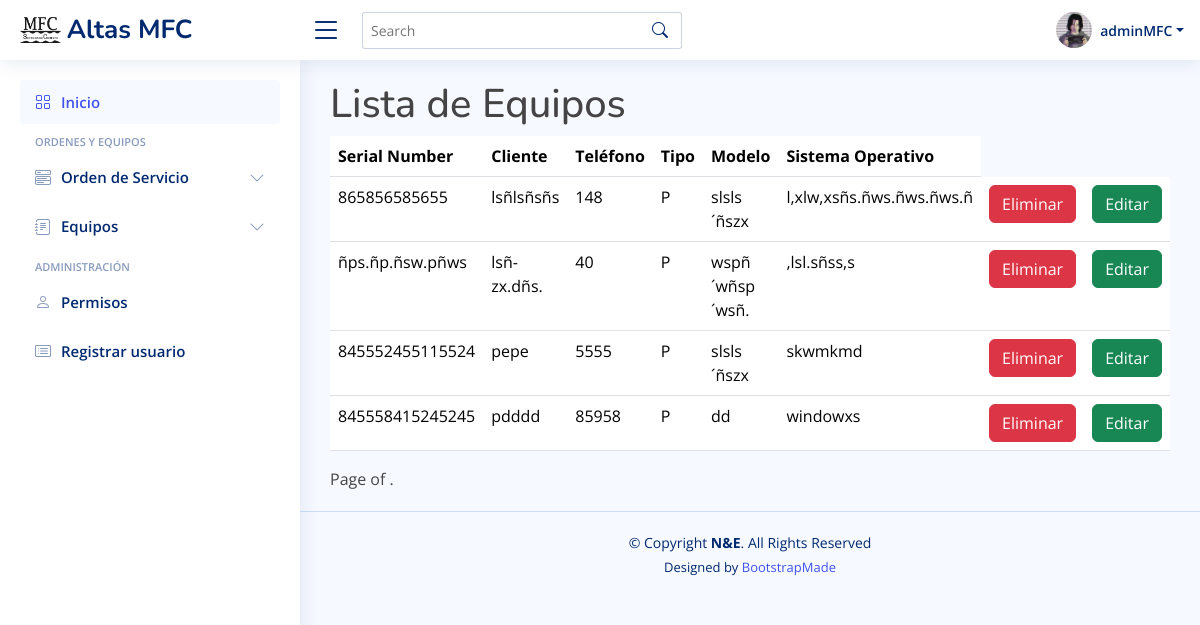
The page /equipos/ (signed in) on the database as committed earlier.
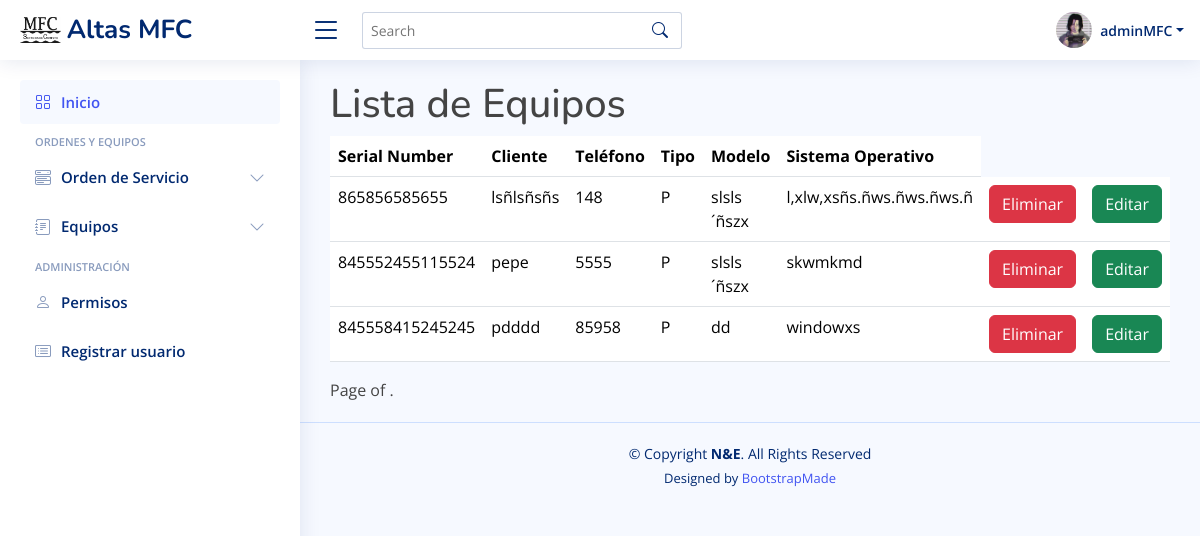
The same page on the database as committed later.
### inicio/models.py (models this page shows, shortened)
class Equipo (models.Model):
    cliente_equipo = models.TextField(max_length=50, null=False)
    telefono_cliente = models.IntegerField(null=False)
    tipo = [
        ('E', 'Escritorio-CPU'),
        ('P', 'Portatil'),
        ('A', 'AIO'),
        ('I', 'Impresora'),
        ('M', 'Multifuncional'),
        ('T', 'Tablet')
    ]
    tipo_equipo = models.TextField(max_length=1, choices=tipo, default='P')
    marca_equipo = models.TextField(max_length=30, null=False)
    modelo_equipo = models.TextField(max_length=30, null=False)
    serial_number = models.TextField(
        max_length=15, null=False, blank=False, unique=True)
    accesorios_equipo = models.TextField(max_length=100, null=True)
    contraseña_equipo = models.TextField(max_length=30, null=True)
    sistema_operativo = models.TextField(max_length=30, null=False)

### inicio/views.py (the view)
# urls.py: path('equipos/', views.lista_equipos, name='Equipos'),
@login_required
def lista_equipos(request):
    context = {
        'equipo': Equipo.objects.all()
    }
    return render(request, 'equipos/lista_equipos.html', context)

### inicio/templates/equipos/lista_equipos.html (shortened to what this page needs)
{% extends 'base.html' %}
{% block contenido %}
<h1>Lista de Equipos</h1>
    <table class="table">
        <thead>
            <tr>
                <th>Serial Number</th>
                <th>Cliente</th>
                <th>Teléfono</th>
                <th>Tipo</th>
                <th>Modelo</th>
                <th>Sistema Operativo</th>
            </tr>
        </thead>
        <tbody>
            {% for equipo in equipo %}
                <tr>
                    <td>{{equipo.serial_number}}</td>
                    <td>{{equipo.cliente_equipo}}</td>
                    <td>{{equipo.telefono_cliente}}</td>
                    <td>{{equipo.tipo_equipo}}</td>
                    <td>{{equipo.modelo_equipo}}</td>
                    <td>{{equipo.sistema_operativo}}</td>
                    <td><a class="btn btn-danger" href="eliminarEquipo/{{equipo.id}}">Eliminar</a></td>
                    <td><a class="btn btn-success" href="editarEquipo/{{equipo.id}}">Editar</a></td>
                </tr>
            {% endfor %}
        </tbody>
    </table>
    <div class="pagination">
        <span class="step-links">
            <span class="current">
                Page {{ page_obj.number }} of {{ page_obj.paginator.num_pages }}.
            </span>
        </span>
    </div>
{% endblock contenido %}

### inicio/templates/base.html (shortened to what this page needs)
{% load static %}
<!DOCTYPE html>
<html lang="en">
<head>
  <link href="{% static 'vendor/bootstrap/css/bootstrap.min.css' %}" rel="stylesheet">
  <link href="{% static 'vendor/bootstrap-icons/bootstrap-icons.css' %}" rel="stylesheet">
  <link href="{% static 'vendor/boxicons/css/boxicons.min.css' %}" rel="stylesheet">
  <link href="{% static 'vendor/quill/quill.snow.css' %}" rel="stylesheet">
  <link href="{% static 'vendor/quill/quill.bubble.css' %}" rel="stylesheet">
  <link href="{% static 'vendor/remixicon/remixicon.css' %}" rel="stylesheet">
  <link href="{% static 'vendor/simple-datatables/style.css' %}" rel="stylesheet">
  <link href="{% static 'css/style.css' %}" rel="stylesheet">
</head>
<body>
  <header id="header" class="header fixed-top d-flex align-items-center">
    <div class="d-flex align-items-center justify-content-between">
      <a href="index.html" class="logo d-flex align-items-center">
        <img src="{% static 'img/logo-mfc.png' %}" alt="">
        <span class="d-none d-lg-block">Altas MFC</span>
      </a>
      <i class="bi bi-list toggle-sidebar-btn"></i>
    </div>
    <div class="search-bar">
      <form class="search-form d-flex align-items-center" method="POST" action="#">
        <input type="text" name="query" placeholder="Search" title="Enter search keyword">
        <button type="submit" title="Search"><i class="bi bi-search"></i></button>
      </form>
    </div>
    <nav class="header-nav ms-auto">
      <ul class="d-flex align-items-center">
        <li class="nav-item dropdown pe-3">
          <a class="nav-link nav-profile d-flex align-items-center pe-0" href="#" data-bs-toggle="dropdown">
            <img src="{% static 'img/perfil-prueba.jpg' %}" alt="foto-perfil" class="rounded-circle">
            <span class="d-none d-md-block dropdown-toggle ps-2">{{user}}</span>
          </a>
        </li>
      </ul>
    </nav>
  </header>
  <aside id="sidebar" class="sidebar">
    <ul class="sidebar-nav" id="sidebar-nav">
      <li class="nav-item">
        <a class="nav-link " href="{% url 'Principal' %}">
          <i class="bi bi-grid"></i>
          <span>Inicio</span>
        </a>
      </li>
      <li class="nav-heading">Ordenes y Equipos</li>
      <li class="nav-item">
        <a class="nav-link collapsed" data-bs-target="#components-nav" data-bs-toggle="collapse" href="#">
          <i class="bi bi-menu-button-wide"></i><span>Orden de Servicio</span><i class="bi bi-chevron-down ms-auto"></i>
        </a>
      </li>
      <li class="nav-item">
        <a class="nav-link collapsed" data-bs-target="#forms-nav" data-bs-toggle="collapse" href="#">
          <i class="bi bi-journal-text"></i><span>Equipos</span><i class="bi bi-chevron-down ms-auto"></i>
        </a>
      </li>
      <li class="nav-heading">Administración</li>
      <li class="nav-item">
        <a class="nav-link collapsed" href="{% url 'usuarios' %}">
          <i class="bi bi-person"></i>
          <span>Permisos</span>
        </a>
      </li>
      <li class="nav-item">
        <a class="nav-link collapsed" href="{% url 'Registrar' %}">
          <i class="bi bi-card-list"></i>
          <span>Registrar usuario</span>
        </a>
      </li>
    </ul>
  </aside>
  <main id="main" class="main">
    {% block contenido %}
    {% endblock contenido %}
  </main>
  <footer id="footer" class="footer">
    <div class="copyright">
      &copy; Copyright <strong><span>N&amp;E</span></strong>. All Rights Reserved
    </div>
    <div class="credits">
      Designed by <a href="https://bootstrapmade.com/">BootstrapMade</a>
    </div>
  </footer>
</body>
</html>

### static/css/style.css (style rules this page uses)
:root { scroll-behavior: smooth; }
body { font-family: "Open Sans", sans-serif; background: #f6f9ff; color: #444444; }
a { color: #4154f1; text-decoration: none; }
h1, h2, h3, h4, h5, h6 { font-family: "Nunito", sans-serif; }
#main { margin-top: 60px; padding: 20px 30px; transition: all 0.3s; }
.logo { line-height: 1; }
@media (min-width: 1200px) { .logo { width: 280px; } }
.logo img { max-height: 26px; margin-right: 6px; }
.logo span { font-size: 26px; font-weight: 700; color: #012970; font-family: "Nunito", sans-serif; }
.header { transition: all 0.5s; z-index: 997; height: 60px; box-shadow: 0px 2px 20px rgba(1, 41, 112, 0.1); background-color: #fff; padding-left: 20px; }
.header .toggle-sidebar-btn { font-size: 32px; padding-left: 10px; cursor: pointer; color: #012970; }
.header .search-bar { min-width: 360px; padding: 0 20px; }
.header .search-form { width: 100%; }
.header .search-form input { border: 0; font-size: 14px; color: #012970; border: 1px solid rgba(1, 41, 112, 0.2); padding: 7px 38px 7px 8px; border-radius: 3px; transition: 0.3s; width: 100%; }
.header .search-form button { border: 0; padding: 0; margin-left: -30px; background: none; }
.header .search-form button i { color: #012970; }
.header-nav ul { list-style: none; }
.header-nav>ul { margin: 0; padding: 0; }
.header-nav .nav-profile { color: #012970; }
.header-nav .nav-profile img { max-height: 36px; }
.header-nav .nav-profile span { font-size: 14px; font-weight: 600; }
.sidebar { position: fixed; top: 60px; left: 0; bottom: 0; width: 300px; z-index: 996; transition: all 0.3s; padding: 20px; overflow-y: auto; scrollbar-width: thin; scrollbar-color: #aab7cf transparent; box-shadow: 0px 0px 20px rgba(1, 41, 112, 0.1); background-color: #fff; }
@media (min-width: 1200px) { #main, #footer { margin-left: 300px; } }
.sidebar-nav { padding: 0; margin: 0; list-style: none; }
.sidebar-nav li { padding: 0; margin: 0; list-style: none; }
.sidebar-nav .nav-item { margin-bottom: 5px; }
.sidebar-nav .nav-heading { font-size: 11px; text-transform: uppercase; color: #899bbd; font-weight: 600; margin: 10px 0 5px 15px; }
.sidebar-nav .nav-link { display: flex; align-items: center; font-size: 15px; font-weight: 600; color: #4154f1; transition: 0.3; background: #f6f9ff; padding: 10px 15px; border-radius: 4px; }
.sidebar-nav .nav-link i { font-size: 16px; margin-right: 10px; color: #4154f1; }
.sidebar-nav .nav-link.collapsed { color: #012970; background: #fff; }
.sidebar-nav .nav-link.collapsed i { color: #899bbd; }
.sidebar-nav .nav-link .bi-chevron-down { margin-right: 0; transition: transform 0.2s ease-in-out; }
.footer { padding: 20px 0; font-size: 14px; transition: all 0.3s; border-top: 1px solid #cddfff; }
.footer .copyright { text-align: center; color: #012970; }
.footer .credits { padding-top: 5px; text-align: center; font-size: 13px; color: #012970; }

Rows that differ between the two databases and show on the page:
removed Equipo: serial_number "ñps.ñp.ñsw.pñws", cliente_equipo "lsñ-zx.dñs.", telefono_cliente "40", tipo_equipo "P", modelo_equipo "wspñ´wñsp´wsñ.", sistema_operativo ",lsl.sñss,s"
